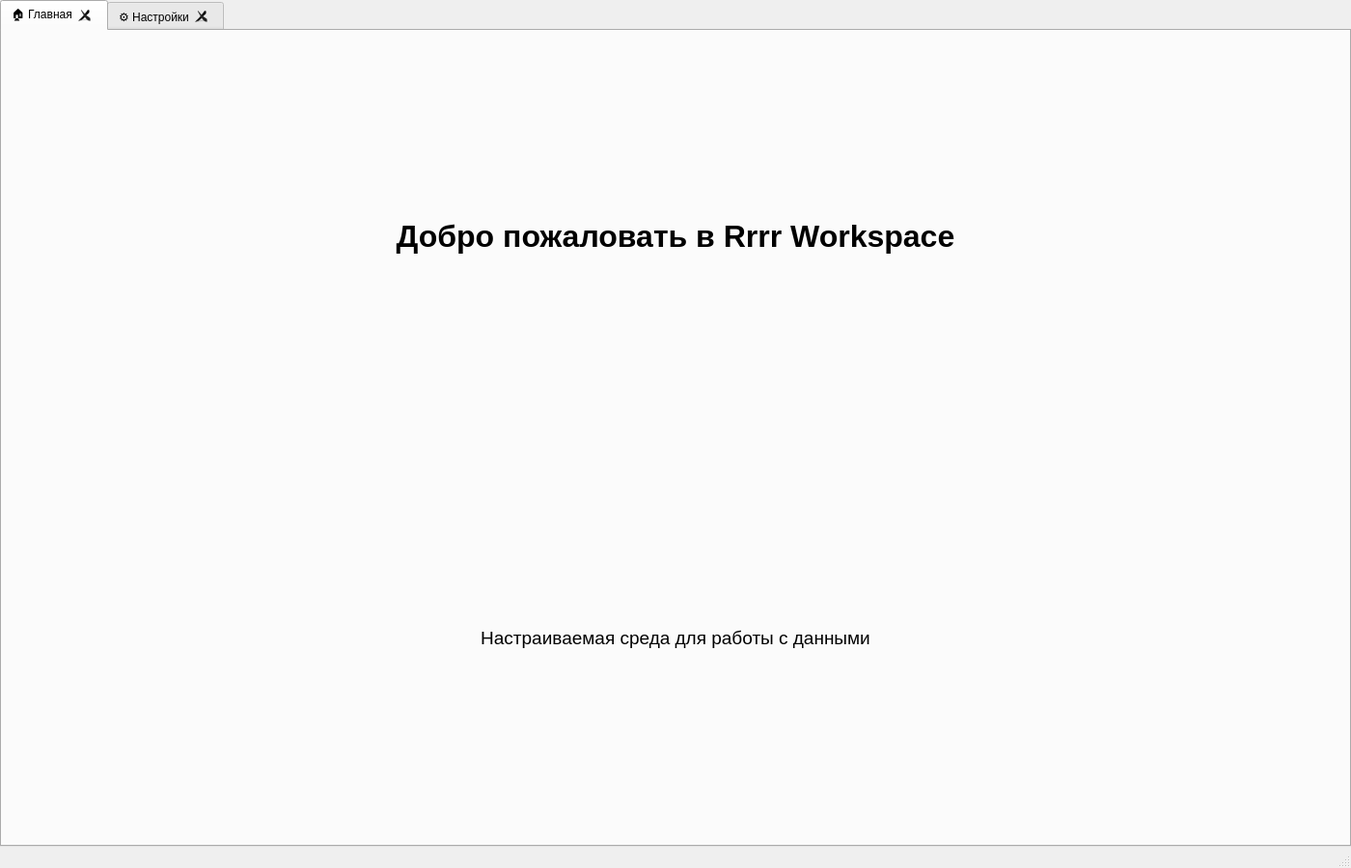
<?xml version="1.0" encoding="UTF-8"?>
<ui version="4.0">
 <class>MainWindow</class>
 <widget class="QMainWindow" name="MainWindow">
  <property name="geometry">
   <rect>
    <x>0</x>
    <y>0</y>
    <width>1400</width>
    <height>900</height>
   </rect>
  </property>
  <property name="minimumSize">
   <size>
    <width>1000</width>
    <height>700</height>
   </size>
  </property>
  <property name="windowTitle">
   <string>Rrrr Workspace - Настраиваемая среда</string>
  </property>
  <widget class="QWidget" name="centralwidget">
   <layout class="QVBoxLayout" name="verticalLayout">
    <property name="spacing">
     <number>0</number>
    </property>
    <property name="leftMargin">
     <number>0</number>
    </property>
    <property name="topMargin">
     <number>0</number>
    </property>
    <property name="rightMargin">
     <number>0</number>
    </property>
    <property name="bottomMargin">
     <number>0</number>
    </property>
    <item>
     <widget class="QTabWidget" name="main_tab_widget">
      <property name="tabsClosable">
       <bool>true</bool>
      </property>
      <property name="movable">
       <bool>true</bool>
      </property>
      <widget class="QWidget" name="welcome_tab" native="true">
       <attribute name="title">
        <string>🏠 Главная</string>
       </attribute>
       <layout class="QVBoxLayout" name="verticalLayout_2">
        <item>
         <widget class="QLabel" name="label">
          <property name="text">
           <string>&lt;html&gt;&lt;head/&gt;&lt;body&gt;&lt;p align=&quot;center&quot;&gt;&lt;span style=&quot; font-size:24pt; font-weight:700;&quot;&gt;Добро пожаловать в Rrrr Workspace&lt;/span&gt;&lt;/p&gt;&lt;/body&gt;&lt;/html&gt;</string>
          </property>
         </widget>
        </item>
        <item>
         <widget class="QLabel" name="label_2">
          <property name="text">
           <string>&lt;html&gt;&lt;head/&gt;&lt;body&gt;&lt;p align=&quot;center&quot;&gt;&lt;span style=&quot; font-size:14pt;&quot;&gt;Настраиваемая среда для работы с данными&lt;/span&gt;&lt;/p&gt;&lt;/body&gt;&lt;/html&gt;</string>
          </property>
         </widget>
        </item>
       </layout>
      </widget>
      <widget class="QWidget" name="settings_tab" native="true">
       <attribute name="title">
        <string>⚙️ Настройки</string>
       </attribute>
       <layout class="QVBoxLayout" name="verticalLayout_3">
        <item>
         <widget class="QLabel" name="label_3">
          <property name="text">
           <string>&lt;html&gt;&lt;head/&gt;&lt;body&gt;&lt;p&gt;&lt;span style=&quot; font-size:16pt; font-weight:700;&quot;&gt;Настройки приложения&lt;/span&gt;&lt;/p&gt;&lt;/body&gt;&lt;/html&gt;</string>
          </property>
         </widget>
        </item>
        <item>
         <spacer name="verticalSpacer">
          <property name="orientation">
           <enum>Qt::Vertical</enum>
          </property>
          <property name="sizeHint" stdset="0">
           <size>
            <width>20</width>
            <height>40</height>
           </size>
          </property>
         </spacer>
        </item>
       </layout>
      </widget>
     </widget>
    </item>
   </layout>
  </widget>
  <widget class="QStatusBar" name="status_bar"/>
 </widget>
 <resources/>
 <connections/>
</ui>
